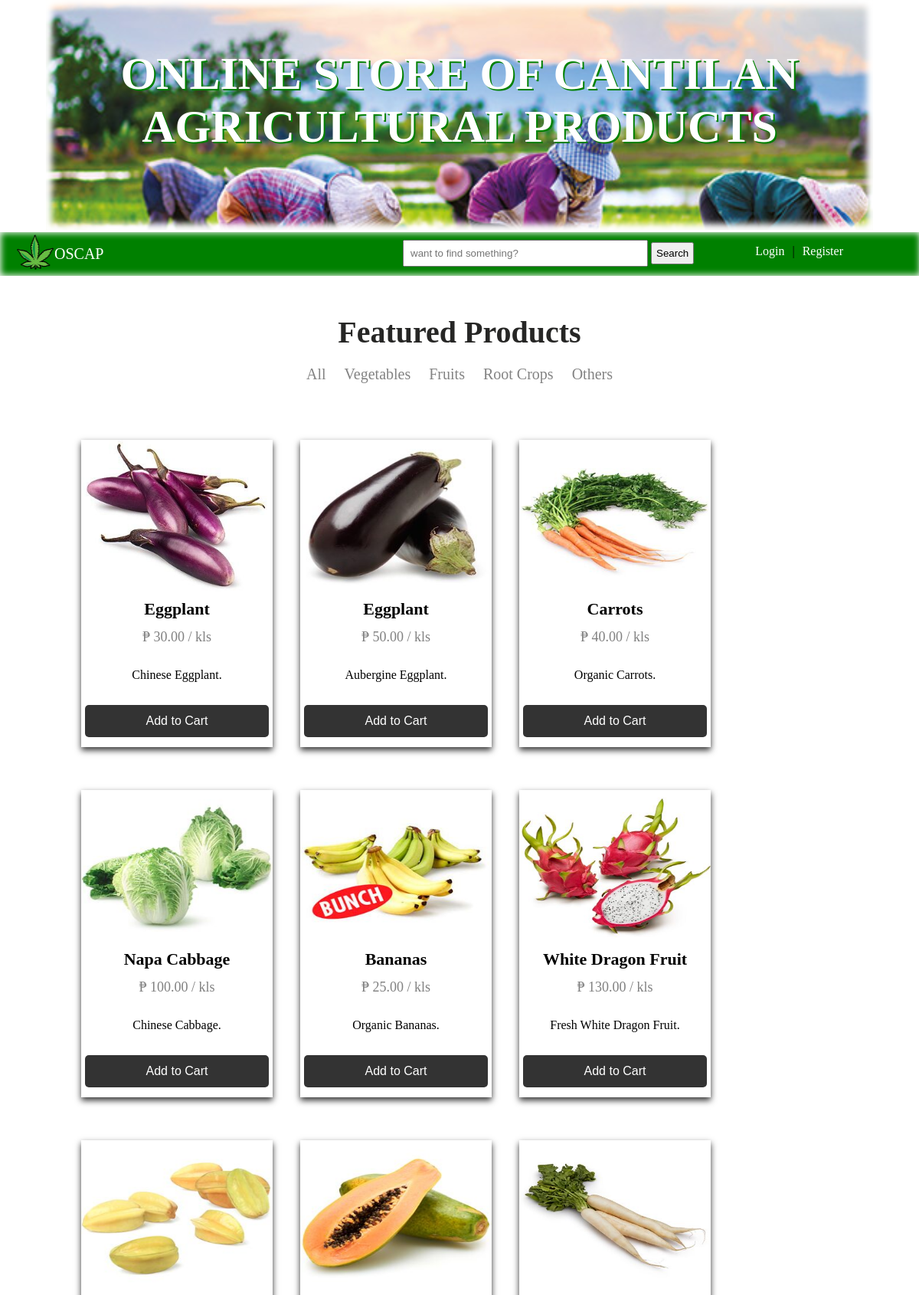
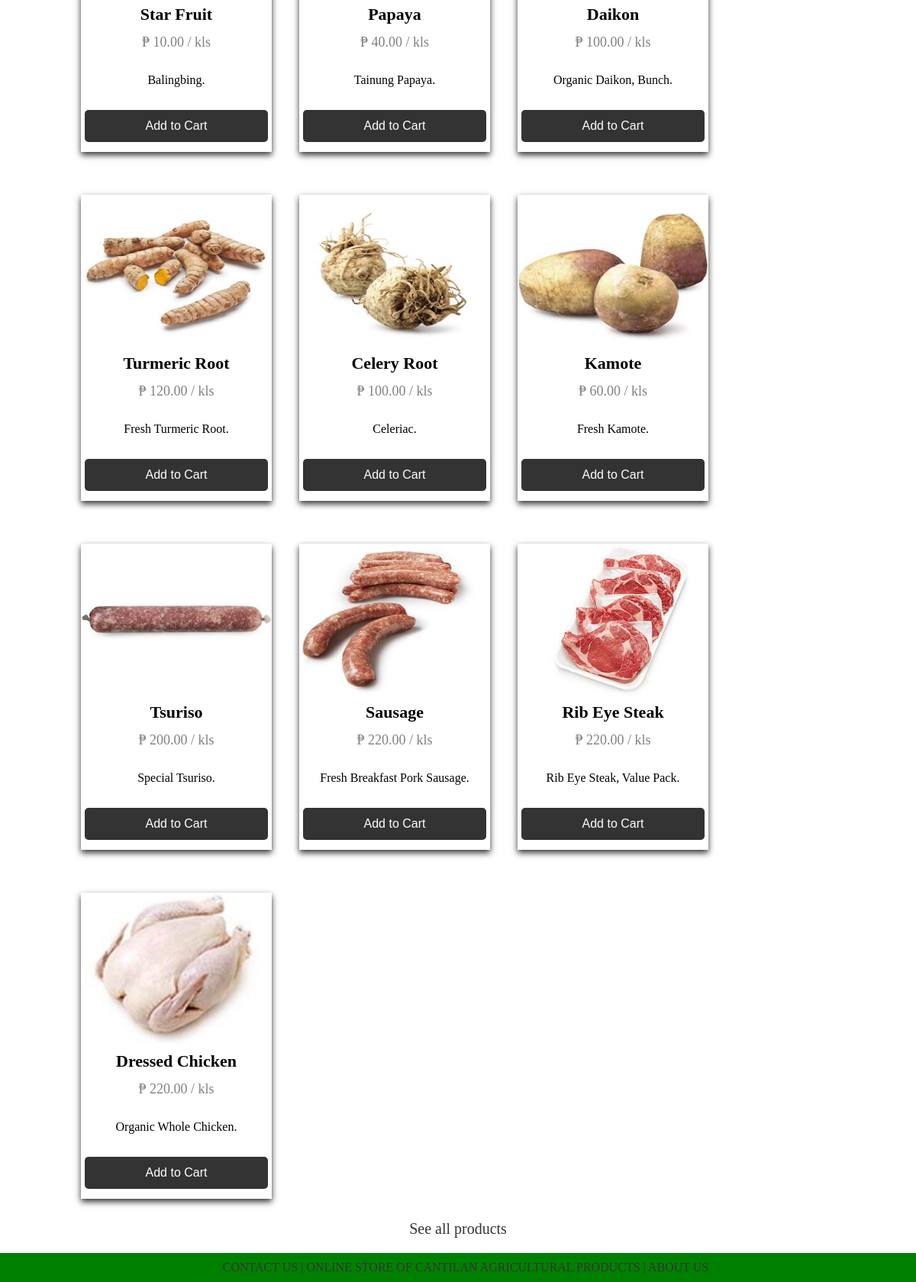
The page / on the database its author committed (2 pictures, top to bottom).
### tables this page shows
CREATE TABLE IF NOT EXISTS `tbl_products` (
  `id` int(11) NOT NULL AUTO_INCREMENT,
  `name` varchar(50) NOT NULL,
  `short_description` varchar(50) NOT NULL,
  `description` longtext NOT NULL,
  `price` float NOT NULL,
  `category` varchar(50) NOT NULL,
  `status` varchar(2) NOT NULL,
  `image` varchar(50) NOT NULL,
  PRIMARY KEY (`id`)
);

### index.php (the view, shortened to what this page needs)
<?php require '~connection.php';
	$searchme = "false";
	$findme = "";
?>
<!DOCTYPE html>
<html>
<head>
	<link rel="stylesheet" type="text/css" href="~tomastyle.css">
</head>
<body>
	<div class = "wallpaper">
		<p class ="wallpaperLabel" > ONLINE STORE OF CANTILAN AGRICULTURAL PRODUCTS</p>
	</div>
			<div class = "homenav">
				<a href="index.php"><img class = "logoIMG" src="webimages/logo.png"></a><div class = "logoLABEL">OSCAP</div>
<form method="post" action="search.php" autocomplete="off">
				<div class = "leftsideNav">
					<div class = "searching">
					<input class = "inpsearch" type="text" name="text_search" placeholder="want to find something?" value = "<?php echo $findme; ?>">
					<input class = "btnsearch" type="submit" name="btn_search" value = "Search">
					</div>
</form>
					<?php if(isset($_SESSION["loggedin"])=="0"){ ?>
						<div class = "loginLOGO" ><a href="login.php">Login</a></div> <div class = "breaker"> | </div>
						<div class = "registerLOGO"> <a href="register.php">Register</a></div>
					<?php } ?>
				</div>
	<div class = "contentLabel">
		<h1>Featured Products</h1>
		<div class = "insideContentLabel">
			<a href="all.php" class = "notselected">All</a>
			<a href="Vegetables.php" class = "notselected">Vegetables</a>
			<a href="fruits.php" class = "notselected">Fruits</a>
			<a href="root_crops.php" class = "notselected">Root Crops</a>
			<a href="others.php" class = "notselected">Others</a>
		</div>
	</div>
 <div class = "content">
		<?php
			global $conn;
			if($searchme == "false"){
			$sql_query = "select * from tbl_products where status = 1 and category = 'Vegetables' order by id desc limit 4";
			$sql_query1 = "select * from tbl_products where status = 1 and category = 'Fruits' order by id desc limit 4";
			$sql_query2 = "select * from tbl_products where status = 1 and category = 'Root Crops' order by id desc limit 4";
			$sql_query3 = "select * from tbl_products where status = 1 and category = 'Others' order by id desc limit 4";
			}else{
				$sql_query = "select * from tbl_products where status = 1 and name like '%".$findme."%'";
			}
			$result = mysqli_query($conn, $sql_query);
			$result1 = mysqli_query($conn, $sql_query1);
			$result2 = mysqli_query($conn, $sql_query2);
			$result3 = mysqli_query($conn, $sql_query3);
			while($row = mysqli_fetch_array($result)){
		 ?>
			<div class = "card">
				<a href = "viewProduct.php?viewProduct=<?php echo $row['id']; ?>"><img class = "myimg" src="<?php	echo 'images/'. $row['image'] . ' '; ?>" /></a>
	  				<h1><?php echo $row['name']; ?></h1>
	 				<p class="price"> <?php echo "₱ ". $row['price'] . ".00 / kls"; ?></p>
	  				<p> <?php echo $row['short_description'] ?>.</p>
	  				<a href = "index.php?addtocart=<?php echo $row['id']; ?>"><p><button>Add to Cart</button></p></a>
			</div>
		<?php } ?>
		<?php while($row = mysqli_fetch_array($result1)){ ?>
		<div class = "card">
				<a href = "viewProduct.php?viewProduct=<?php echo $row['id']; ?>"><img class = "myimg" src="<?php	echo 'images/'. $row['image'] . ' '; ?>" /></a>
	  				<h1><?php echo $row['name']; ?></h1>
	 				<p class="price"> <?php echo "₱ ". $row['price'] . ".00 / kls"; ?></p>
	  				<p> <?php echo $row['short_description'] ?>.</p>
	  				<a href = "index.php?addtocart=<?php echo $row['id']; ?>"><p><button>Add to Cart</button></p></a>
			</div>
			<?php } ?>
			<?php while($row = mysqli_fetch_array($result2)){ ?>
		<div class = "card">
				<a href = "viewProduct.php?viewProduct=<?php echo $row['id']; ?>"><img class = "myimg" src="<?php	echo 'images/'. $row['image'] . ' '; ?>" /></a>
	  				<h1><?php echo $row['name']; ?></h1>
	 				<p class="price"> <?php echo "₱ ". $row['price'] . ".00 / kls"; ?></p>
	  				<p> <?php echo $row['short_description'] ?>.</p>
	  				<a href = "index.php?addtocart=<?php echo $row['id']; ?>"><p><button>Add to Cart</button></p></a>
			</div>
			<?php } ?>
				<?php while($row = mysqli_fetch_array($result3)){ ?>
		<div class = "card">
				<a href = "viewProduct.php?viewProduct=<?php echo $row['id']; ?>"><img class = "myimg" src="<?php	echo 'images/'. $row['image'] . ' '; ?>" /></a>
	  				<h1><?php echo $row['name']; ?></h1>
	 				<p class="price"> <?php echo "₱ ". $row['price'] . ".00 / kls"; ?></p>
	  				<p> <?php echo $row['short_description'] ?>.</p>
	  				<a href = "index.php?addtocart=<?php echo $row['id']; ?>"><p><button>Add to Cart</button></p></a>
			</div>
			<?php } ?>
</div>
<div class = "seeALL"><a href="all.php">See all products</a></div>
	<div class = "footer"><a href="aboutAndContact.php">CONTACT US | ONLINE STORE OF CANTILAN AGRICULTURAL PRODUCTS | ABOUT US</a></div>
</body>
</html>

### ~tomastyle.css (style rules this page uses)
* { margin: 0px; padding: 0px; }
body { width: 100%; overflow-x: hidden; }
.seeALL { width: 100%; float: left; text-align: center; margin-top: -20px; }
.seeALL a { text-decoration: none; font-size: 20px; color: #333; }
.footer { width: 100%; background-color: green; text-align: center; float: left; padding: 10px; margin-top: 20px; }
.footer a { color: #333; text-decoration: none; }
.wallpaper { background-image: url('webimages/wallpaper_1.png') ; background-repeat: no-repeat; width: 90%; height: 300px; box-shadow: 0 0 8px 8px white inset; margin: auto; text-align: center; }
.wallpaperLabel { padding-top: 62px; font-size: 60px; color: white; font-weight: bold; text-shadow: 2px 2px green; }
.homenav { margin-top: 3px; width: 100%; background-color: green; padding: 1px; box-shadow: 0 0 8px 1px white inset; position: sticky; top: 0; }
.homenav a { color: white; text-decoration: none; }
.logoIMG { width: 50px; height: 50px; margin-left: 20px; float: left; }
.leftsideNav { float: right; margin-top: -40px; margin-right: 100px; }
.searching { float: left; margin-right: 80px; margin-top: -6px; }
.inpsearch { width: 300px; padding: 8px; }
.btnsearch { padding: 5px; }
.loginLOGO { float: left; margin-right: 10px; }
.registerLOGO { float: left; }
.breaker { float: left; margin-right: 10px; }
.logoLABEL { padding: 16px; font-size: 20px; color: white; }
.contentLabel { text-align: center; padding: 30px; }
.contentLabel h1 { color: #262625; font-size: 40px; padding-top: 20px; }
.contentLabel a { text-decoration: none; }
.notselected { color: #838383; font-size: 20px; padding: 10px; }
.insideContentLabel { margin-top: 20px; margin-bottom: 20px; }
.content { width: 85%; padding: 8px; margin: auto; }
.card { box-shadow: 0 4px 8px 0 rgba(0, 0, 0, 0.8); width: 250px; margin: auto; text-align: center; display: inline-block; margin: 16px 16px 40px 16px; }
.card button { border: none; outline: 0; padding: 12px; color: white; background-color: #333; text-align: center; cursor: pointer; width: 100%; font-size: 16px; border-radius: 5px; margin-bottom: -20px; }
.price { color: grey; font-size: 18px; padding: 5px; }
.card p { padding: 5px; }
.card h1 { padding: 4px 0px 8px 0px; font-size: 22px; }
.myimg { width: 100%; height: 200px; }
.descriProduct h1, h2, h3, p { margin-bottom: 20px; }

### rows shown on the page
tbl_products: image (picture), name "Eggplant", price "30", short_description "Chinese Eggplant"
tbl_products: image (picture), name "Eggplant", price "50", short_description "Aubergine Eggplant"
tbl_products: image (picture), name "Carrots", price "40", short_description "Organic Carrots"
tbl_products: image (picture), name "Napa Cabbage", price "100", short_description "Chinese Cabbage"
tbl_products: image (picture), name "Bananas", price "25", short_description "Organic Bananas"
tbl_products: image (picture), name "White Dragon Fruit", price "130", short_description "Fresh White Dragon Fruit"
tbl_products: image (picture), name "Star Fruit", price "10", short_description "Balingbing"
tbl_products: image (picture), name "Papaya", price "40", short_description "Tainung Papaya"
tbl_products: image (picture), name "Daikon", price "100", short_description "Organic Daikon, Bunch"
tbl_products: image (picture), name "Turmeric Root", price "120", short_description "Fresh Turmeric Root"
tbl_products: image (picture), name "Celery Root", price "100", short_description "Celeriac"
tbl_products: image (picture), name "Kamote", price "60", short_description "Fresh Kamote"
tbl_products: image (picture), name "Tsuriso", price "200", short_description "Special Tsuriso"
tbl_products: image (picture), name "Sausage", price "220", short_description "Fresh Breakfast Pork Sausage"
tbl_products: image (picture), name "Rib Eye Steak", price "220", short_description "Rib Eye Steak, Value Pack"
tbl_products: image (picture), name "Dressed Chicken", price "220", short_description "Organic Whole Chicken"
